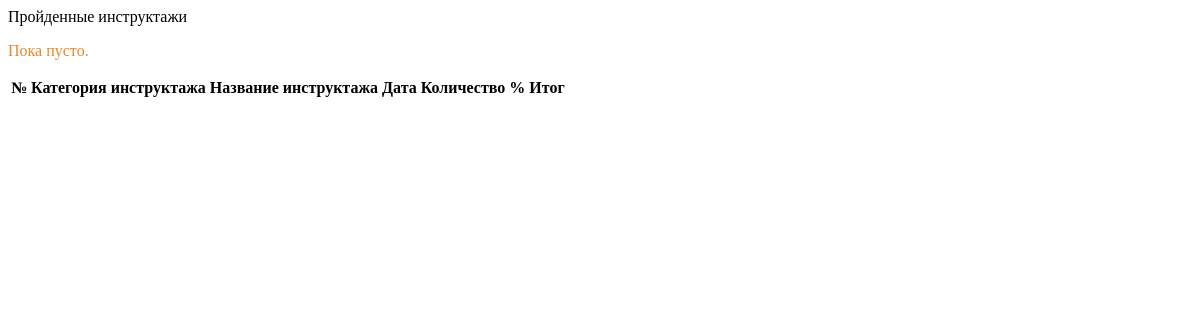
The app's page /account/profile/passed_inst/ (signed in), older data.
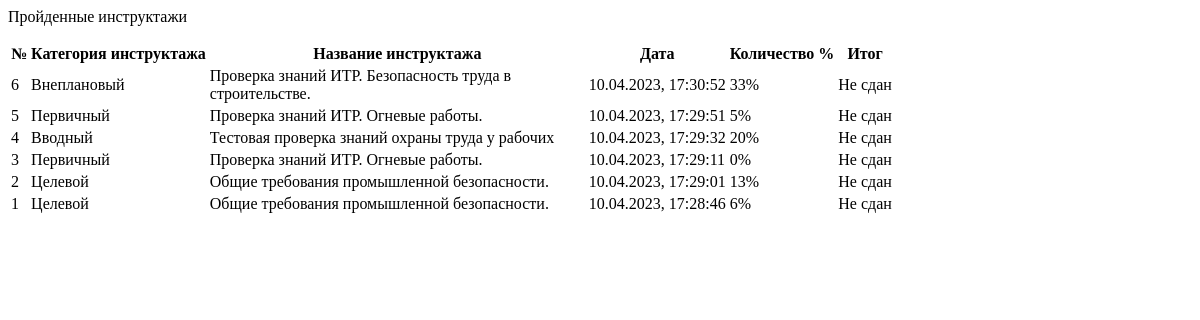
The same page, newer data.
### initru/models.py (models this page shows, shortened)
class res(models.Model):
    user  = models.ForeignKey( CustomUser, on_delete=models.CASCADE, verbose_name='Пользователь')
    instruction  = models.ForeignKey( inst, on_delete=models.CASCADE, verbose_name='Инструктаж')
    quiz = models.ForeignKey(test, on_delete=models.CASCADE, verbose_name= 'Тест')
    date_instruction = models.DateTimeField( 'Дата прохождения инструктажа')
    date_instruction_end = models.DateField('Повторное прохождение', null=True)
    result = models.IntegerField( 'Результат в %')
    mark = models.CharField('Прошел', max_length=255)
    class Meta:
        verbose_name = 'Результат'
        verbose_name_plural = 'Результаты'

class inst(models.Model):
    name_instruction = models.CharField(
        'Название инструктажа',
        max_length=64
    )
    date_period = models.IntegerField(
        'Период инструктажа'
    )
    def __str__(self):
        return f'{self.name_instruction}'
    class Meta:
        verbose_name = 'Инструктаж'
        verbose_name_plural = 'Инструктажи'

class test(models.Model):
    instruction = models.ForeignKey( inst, on_delete=models.CASCADE, verbose_name='Инструктаж' )
    name_test = models.CharField( 'Название теста инструктажа', max_length=125 )
    number_of_questions = models.IntegerField('Количество вопросов') ##
    time = models.IntegerField('Ограничение по времени') ##
    required_score_to_pass = models.IntegerField('Рекомендуемый балл в %', help_text='Рекомендуемый балл в %')
    type_user  = models.ForeignKey(typeuser, on_delete=models.CASCADE, verbose_name='Тип пользователя')
    file = models.FileField( 'Файл к тесту', upload_to='instr/', null=True, blank=True)
    class Meta:
        verbose_name = 'Тест'
        verbose_name_plural = 'Тесты'

### initru/views.py (the view)
# urls.py: path('account/profile/passed_inst/', passedView, name="passed_brief_view"),
@login_required
def passedView(request):
    page_name = 'passed_inst.html'
    obj_res = res.objects.filter(
        user=request.user).order_by("-date_instruction")
    values = {
        'obj': obj_res
    }
    return render(request, page_name, values)

### initru/templates/passed_inst.html (shortened to what this page needs)
{% load static %}
{% load static %}
<div style = 'max-width: 920px;'>
    <p class='text-uppercase text-secondary' style="font-family: 'Inter-Bold';">Пройденные инструктажи</p>
    <div>
        <table id='table' class = 'table table-hover table-sm'>
            <thead style = 'cursor: pointer;'>
                <tr>
                    <th name = 'filterFunc' class = 'text-secondary' scope="col">№</th>
                    <th name = 'filterFunc' data-name = 'instruction' class = 'text-secondary' scope="col">Категория инструктажа</th>
                    <th name = 'filterFunc' data-name = 'quiz' class = 'text-secondary' scope="col" id="name-brief">Название инструктажа</th>
                    <th name = 'filterFunc' data-name = 'date_instruction' id = 'filterFunc' class = 'text-secondary' scope="col">Дата</th>
                    <th name = 'filterFunc' data-name = 'result' class = 'text-secondary' scope="col">Количество %</th>
                    <th name = 'filterFunc' data-name = 'mark' class='text-center text-secondary' scope="col">Итог</th>
                </tr>
            </thead>
            <tbody id="id_tbody">
                {% for o in obj %}
                    <tr>
                        <td name = 'number-quiz'>{{ forloop.revcounter }}</td>
                        <td>{{ o.instruction }}</td>
                        <td name ='name-quiz' style = 'max-width: 375px;'>{{ o.quiz.name_test }}</td>
                        <td name = 'date-start'>{{ o.date_instruction|date:'d.m.Y, H:i:s' }}</td>
                        <td class = 'text-center'>{{ o.result }}%</td>
                        {% if o.mark == 'Не сдан' %}
                            <td class ='bg-danger text-white text-center'>
                                {{ o.mark }}
                            </td>
                        {% else %}
                            <td class = 'bg-success text-white text-center'>
                                {{ o.mark }}
                            </td>
                        {% endif %}
                    </tr>
                {% empty %}
                    <p style='font-family: "Inter-Bold"; color:#E7882B;'>Пока пусто.</p>
                {% endfor %}
            </tbody>
        </table>
    </div>
</div>

Row changes from the older to the newer data that the page shows:
added res: instruction "Внеплановый", quiz.name_test "Проверка знаний ИТР. Безопасность труда в строительстве.", date_instruction "10.04.2023, 17:30:52", result "33", mark "Не сдан"
added res: instruction "Первичный", quiz.name_test "Проверка знаний ИТР. Огневые работы.", date_instruction "10.04.2023, 17:29:51", result "5", mark "Не сдан"
added res: instruction "Вводный", quiz.name_test "Тестовая проверка знаний охраны труда у рабочих", date_instruction "10.04.2023, 17:29:32", result "20", mark "Не сдан"
added res: instruction "Первичный", quiz.name_test "Проверка знаний ИТР. Огневые работы.", date_instruction "10.04.2023, 17:29:11", result "0", mark "Не сдан"
added res: instruction "Целевой", quiz.name_test "Общие требования промышленной безопасности.", date_instruction "10.04.2023, 17:29:01", result "13", mark "Не сдан"
added res: instruction "Целевой", quiz.name_test "Общие требования промышленной безопасности.", date_instruction "10.04.2023, 17:28:46", result "6", mark "Не сдан"
Text that changed along with them:
text no longer shown: "Пока пусто."
